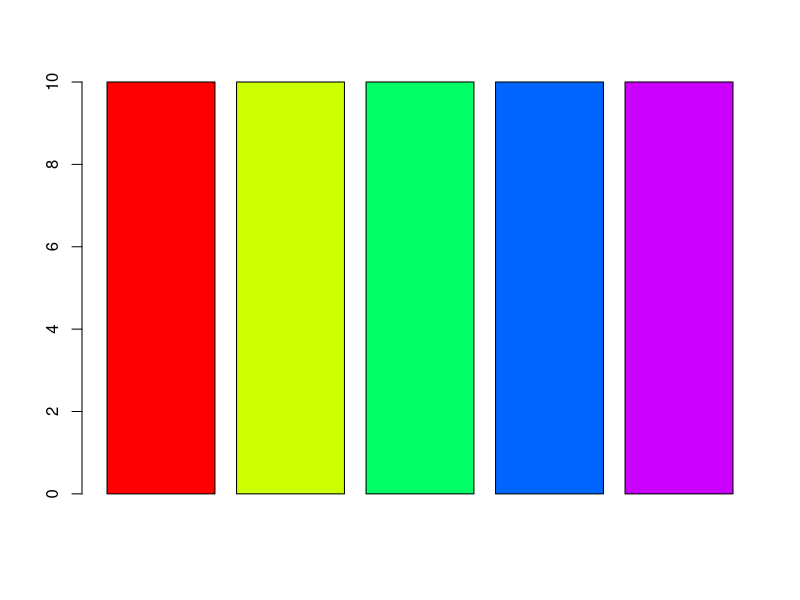
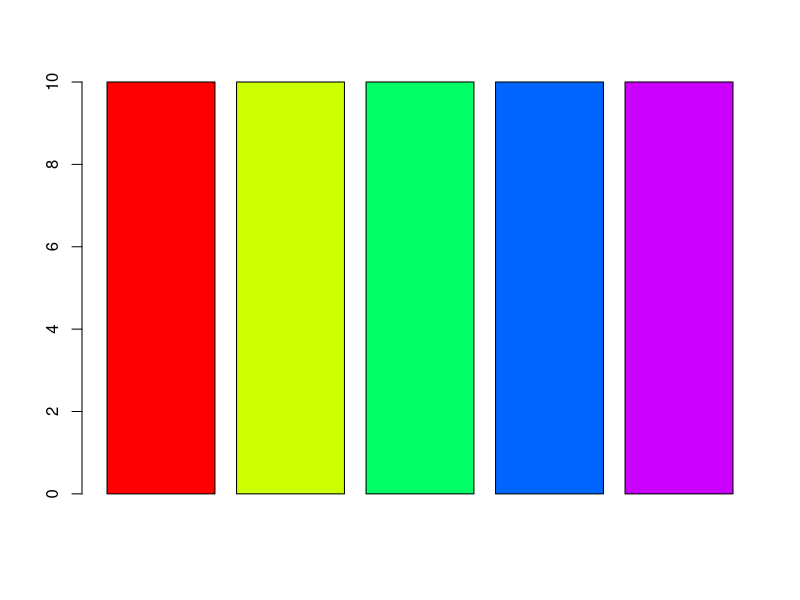
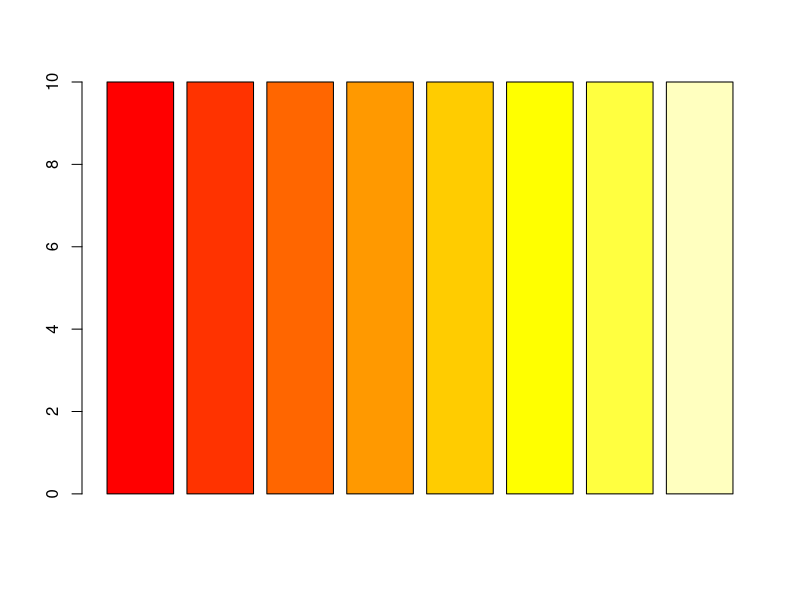
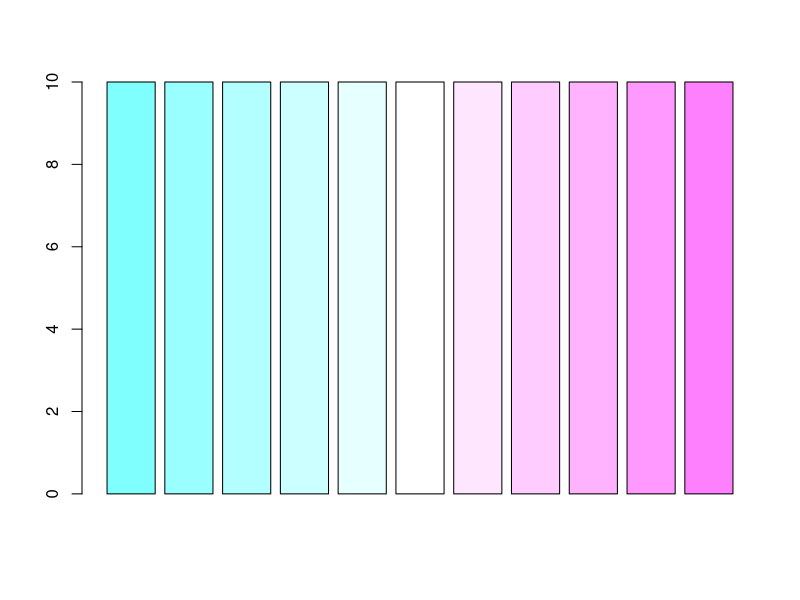
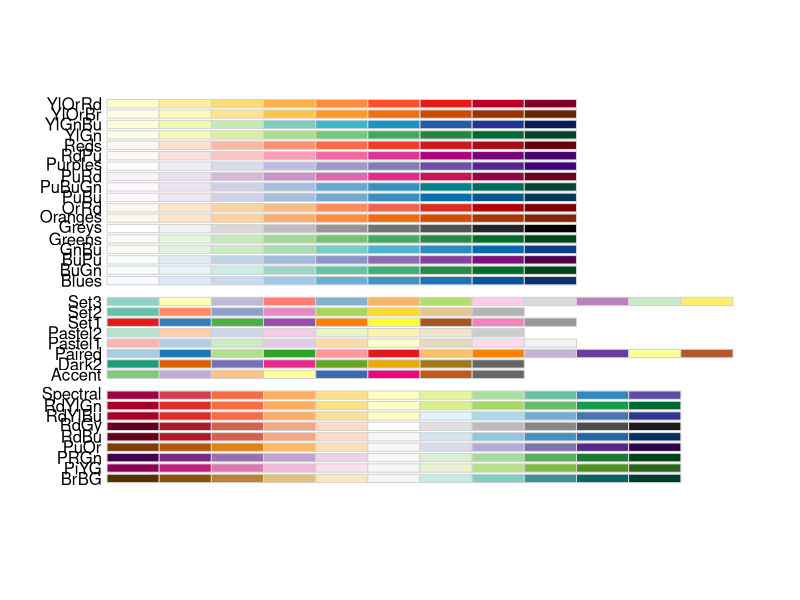
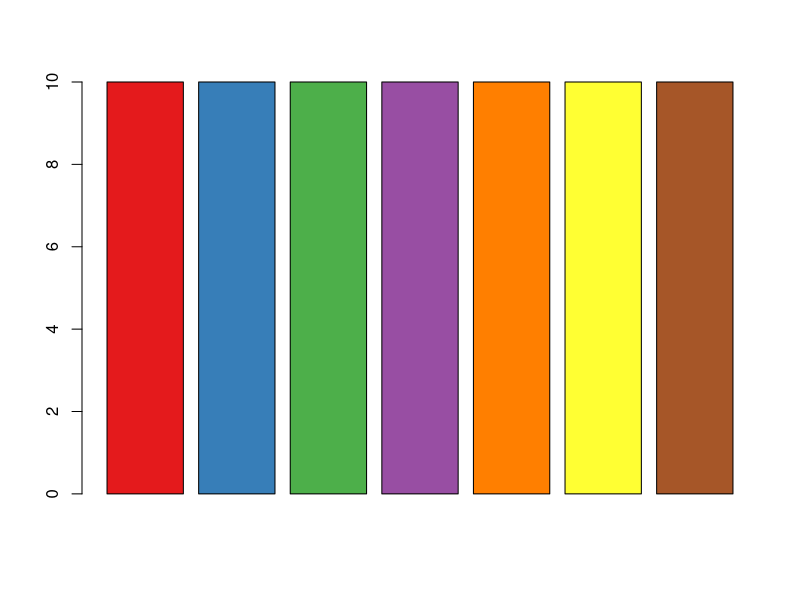
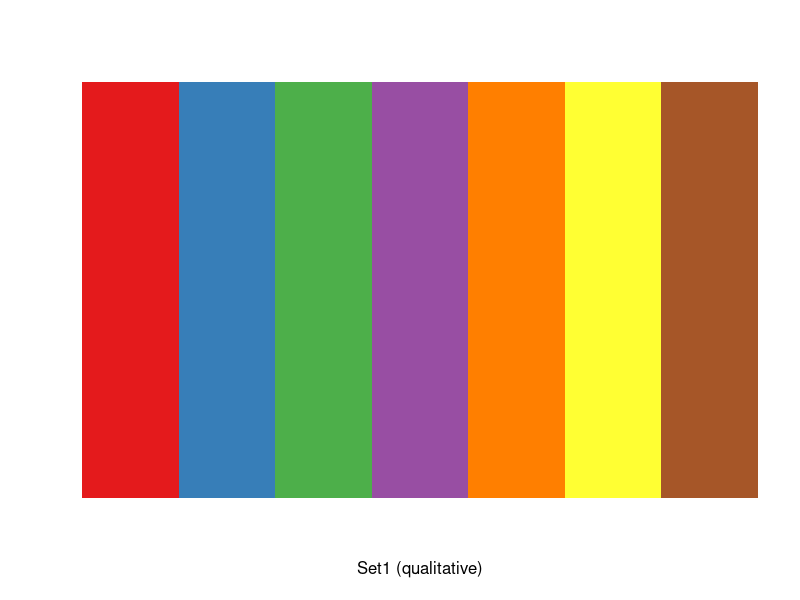
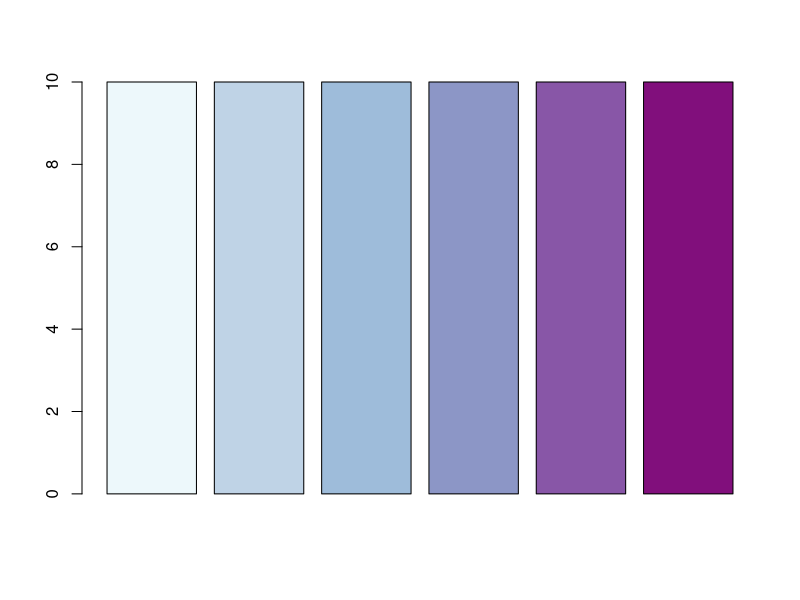

Source code (R) for these figures, in order:
# Creating color palettes

# For all of these challenges, create barplots with the
# required number of bars, all at uniform height

# Create values for barplot
n <- 5  # Number of bars needed
x <- c(rep(10, n))  # Creates n bars of uniform height
barplot(x, col = rainbow(n))  # Uses x and n

# Using R's built-in palettes

# 1. Show 5 different categories
n <- 5
x <- c(rep(10, n))
barplot(x, col = rainbow(n))

# 2. Show 8 sequential values
n <- 8
x <- c(rep(10, n))
barplot(x, col = heat.colors(n))

# 3. Show 11 divergent values
n <- 11
x <- c(rep(10, n))
barplot(x, col = cm.colors(n))

# Using RColorBrewer
require("RColorBrewer")
display.brewer.all()

# 4. Show 7 different categories
n <- 7
x <- c(rep(10, n))
barplot(x, col = brewer.pal(n, "Set1"))
display.brewer.pal(n, "Set1")

# 5. Show 6 sequential values
n <- 6
x <- c(rep(10, n))
barplot(x, col = brewer.pal(n, "BuPu"))
display.brewer.pal(n, "BuPu")

# 6. Show 9 divergent values
n <- 9
x <- c(rep(10, n))
barplot(x, col = brewer.pal(n, "PRGn"))
display.brewer.pal(n, "PRGn")

# Clean up
detach("package:RColorBrewer", unload=TRUE)
rm(list = ls()) 
